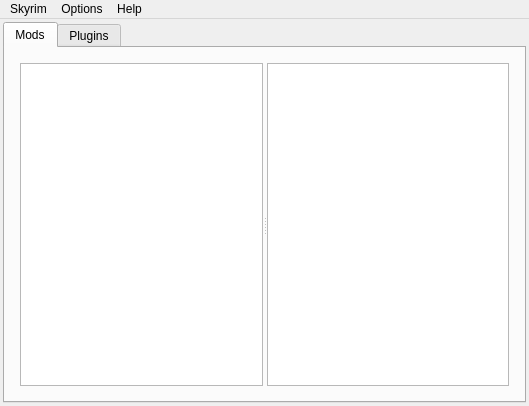
<?xml version="1.0" encoding="UTF-8"?>
<ui version="4.0">
 <class>MainWindow</class>
 <widget class="QMainWindow" name="MainWindow">
  <property name="geometry">
   <rect>
    <x>0</x>
    <y>0</y>
    <width>529</width>
    <height>406</height>
   </rect>
  </property>
  <property name="windowTitle">
   <string>Skyrim Mod Manager</string>
  </property>
  <property name="windowIcon">
   <iconset resource="resources.qrc">
    <normaloff>:/Images/Original.ico</normaloff>:/Images/Original.ico</iconset>
  </property>
  <widget class="QWidget" name="centralWidget">
   <layout class="QHBoxLayout" name="horizontalLayout_3">
    <property name="leftMargin">
     <number>3</number>
    </property>
    <property name="topMargin">
     <number>3</number>
    </property>
    <property name="rightMargin">
     <number>3</number>
    </property>
    <property name="bottomMargin">
     <number>3</number>
    </property>
    <item>
     <widget class="QTabWidget" name="tabWidget">
      <property name="currentIndex">
       <number>0</number>
      </property>
      <widget class="QWidget" name="modTab">
       <attribute name="title">
        <string>Mods</string>
       </attribute>
       <layout class="QVBoxLayout" name="verticalLayout">
        <property name="leftMargin">
         <number>15</number>
        </property>
        <property name="topMargin">
         <number>15</number>
        </property>
        <property name="rightMargin">
         <number>15</number>
        </property>
        <property name="bottomMargin">
         <number>15</number>
        </property>
        <item>
         <widget class="QSplitter" name="splitter">
          <property name="lineWidth">
           <number>0</number>
          </property>
          <property name="orientation">
           <enum>Qt::Horizontal</enum>
          </property>
          <property name="childrenCollapsible">
           <bool>false</bool>
          </property>
          <widget class="QTreeView" name="modsView">
           <property name="contextMenuPolicy">
            <enum>Qt::ActionsContextMenu</enum>
           </property>
           <property name="editTriggers">
            <set>QAbstractItemView::NoEditTriggers</set>
           </property>
           <property name="dragDropMode">
            <enum>QAbstractItemView::InternalMove</enum>
           </property>
           <property name="selectionMode">
            <enum>QAbstractItemView::ExtendedSelection</enum>
           </property>
          </widget>
          <widget class="QTreeView" name="treeView">
           <property name="editTriggers">
            <set>QAbstractItemView::NoEditTriggers</set>
           </property>
           <attribute name="headerCascadingSectionResizes">
            <bool>true</bool>
           </attribute>
          </widget>
         </widget>
        </item>
       </layout>
      </widget>
      <widget class="QWidget" name="pluginTab">
       <attribute name="title">
        <string>Plugins</string>
       </attribute>
       <layout class="QVBoxLayout" name="verticalLayout_3">
        <property name="leftMargin">
         <number>15</number>
        </property>
        <property name="topMargin">
         <number>15</number>
        </property>
        <property name="rightMargin">
         <number>15</number>
        </property>
        <property name="bottomMargin">
         <number>15</number>
        </property>
        <item>
         <widget class="QTreeView" name="pluginsView">
          <property name="contextMenuPolicy">
           <enum>Qt::ActionsContextMenu</enum>
          </property>
          <property name="editTriggers">
           <set>QAbstractItemView::NoEditTriggers</set>
          </property>
          <property name="dragDropMode">
           <enum>QAbstractItemView::InternalMove</enum>
          </property>
          <property name="selectionMode">
           <enum>QAbstractItemView::ExtendedSelection</enum>
          </property>
          <property name="rootIsDecorated">
           <bool>false</bool>
          </property>
          <property name="itemsExpandable">
           <bool>false</bool>
          </property>
          <property name="expandsOnDoubleClick">
           <bool>false</bool>
          </property>
         </widget>
        </item>
        <item>
         <layout class="QHBoxLayout" name="horizontalLayout_2">
          <item>
           <spacer name="rightSpacer">
            <property name="orientation">
             <enum>Qt::Horizontal</enum>
            </property>
            <property name="sizeHint" stdset="0">
             <size>
              <width>40</width>
              <height>20</height>
             </size>
            </property>
           </spacer>
          </item>
          <item>
           <widget class="QPushButton" name="bossButton">
            <property name="text">
             <string>Launch BOSS</string>
            </property>
           </widget>
          </item>
          <item>
           <spacer name="leftSpacer">
            <property name="orientation">
             <enum>Qt::Horizontal</enum>
            </property>
            <property name="sizeHint" stdset="0">
             <size>
              <width>40</width>
              <height>20</height>
             </size>
            </property>
           </spacer>
          </item>
         </layout>
        </item>
       </layout>
      </widget>
     </widget>
    </item>
   </layout>
  </widget>
  <widget class="QMenuBar" name="menuBar">
   <property name="geometry">
    <rect>
     <x>0</x>
     <y>0</y>
     <width>529</width>
     <height>21</height>
    </rect>
   </property>
   <widget class="QMenu" name="menuSkyrim">
    <property name="title">
     <string>Skyrim</string>
    </property>
    <addaction name="actionLaunch"/>
    <addaction name="actionLaunchSkse"/>
    <addaction name="separator"/>
    <addaction name="actionOpenGameFolder"/>
    <addaction name="actionOpenModsFolder"/>
   </widget>
   <widget class="QMenu" name="menuOptions">
    <property name="title">
     <string>Options</string>
    </property>
    <widget class="QMenu" name="menuCheck_for_updates">
     <property name="title">
      <string>Check for mod updates</string>
     </property>
     <addaction name="actionOnce_a_day"/>
     <addaction name="actionOn_app_launch"/>
     <addaction name="separator"/>
     <addaction name="actionCheck_now"/>
    </widget>
    <addaction name="actionSuMode"/>
    <addaction name="actionChangeSkyrim"/>
    <addaction name="actionChangeMods"/>
    <addaction name="actionChangeBoss"/>
    <addaction name="separator"/>
    <addaction name="menuCheck_for_updates"/>
   </widget>
   <widget class="QMenu" name="menuHelp">
    <property name="title">
     <string>Help</string>
    </property>
    <addaction name="actionAbout"/>
    <addaction name="actionReadme"/>
   </widget>
   <addaction name="menuSkyrim"/>
   <addaction name="menuOptions"/>
   <addaction name="menuHelp"/>
  </widget>
  <action name="actionLaunch">
   <property name="icon">
    <iconset resource="resources.qrc">
     <normaloff>:/Images/Original.ico</normaloff>:/Images/Original.ico</iconset>
   </property>
   <property name="text">
    <string>Launch</string>
   </property>
  </action>
  <action name="actionLaunchSkse">
   <property name="icon">
    <iconset resource="resources.qrc">
     <normaloff>:/Images/Original.ico</normaloff>:/Images/Original.ico</iconset>
   </property>
   <property name="text">
    <string>Launch SKSE</string>
   </property>
  </action>
  <action name="actionOpenGameFolder">
   <property name="text">
    <string>Open game folder</string>
   </property>
  </action>
  <action name="actionReadme">
   <property name="text">
    <string>Readme</string>
   </property>
  </action>
  <action name="actionSuMode">
   <property name="checkable">
    <bool>true</bool>
   </property>
   <property name="text">
    <string>Advanced mode</string>
   </property>
  </action>
  <action name="actionChangeSkyrim">
   <property name="text">
    <string>Change Skyrim folder</string>
   </property>
  </action>
  <action name="actionChangeMods">
   <property name="text">
    <string>Change mods folder</string>
   </property>
  </action>
  <action name="actionChangeBoss">
   <property name="text">
    <string>Change BOSS folder</string>
   </property>
  </action>
  <action name="actionAbout">
   <property name="text">
    <string>About</string>
   </property>
  </action>
  <action name="actionOpenModsFolder">
   <property name="text">
    <string>Open mods folder</string>
   </property>
  </action>
  <action name="actionInstallSelection">
   <property name="text">
    <string>Install selection</string>
   </property>
  </action>
  <action name="actionUninstallSelection">
   <property name="text">
    <string>Uninstall selection</string>
   </property>
  </action>
  <action name="actionOnce_a_day">
   <property name="checkable">
    <bool>true</bool>
   </property>
   <property name="text">
    <string>Once a day</string>
   </property>
  </action>
  <action name="actionOn_app_launch">
   <property name="checkable">
    <bool>true</bool>
   </property>
   <property name="text">
    <string>On app launch</string>
   </property>
  </action>
  <action name="actionCheck_now">
   <property name="text">
    <string>Check now</string>
   </property>
  </action>
  <action name="actionCheckSelection">
   <property name="text">
    <string>Check selection</string>
   </property>
  </action>
  <action name="actionUncheckSelectio">
   <property name="text">
    <string>Uncheck selection</string>
   </property>
  </action>
 </widget>
 <layoutdefault spacing="6" margin="11"/>
 <resources>
  <include location="resources.qrc"/>
 </resources>
 <connections/>
</ui>
